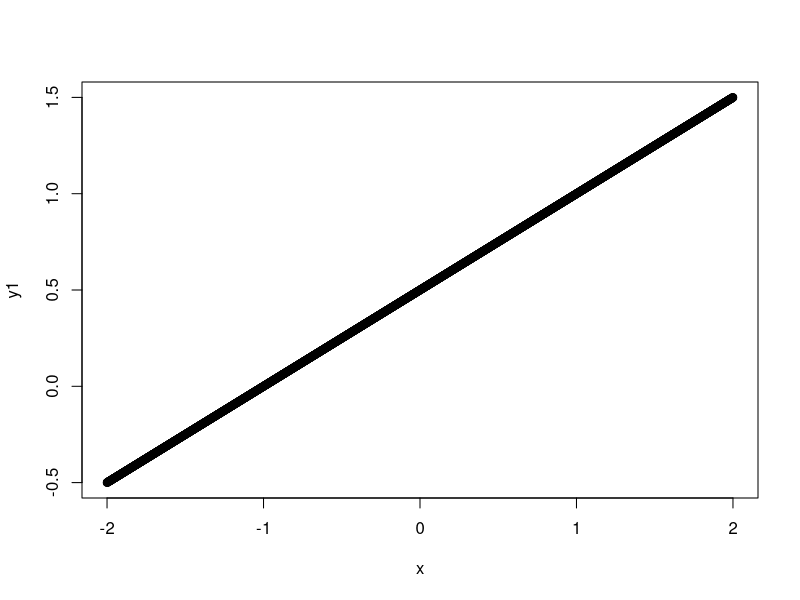
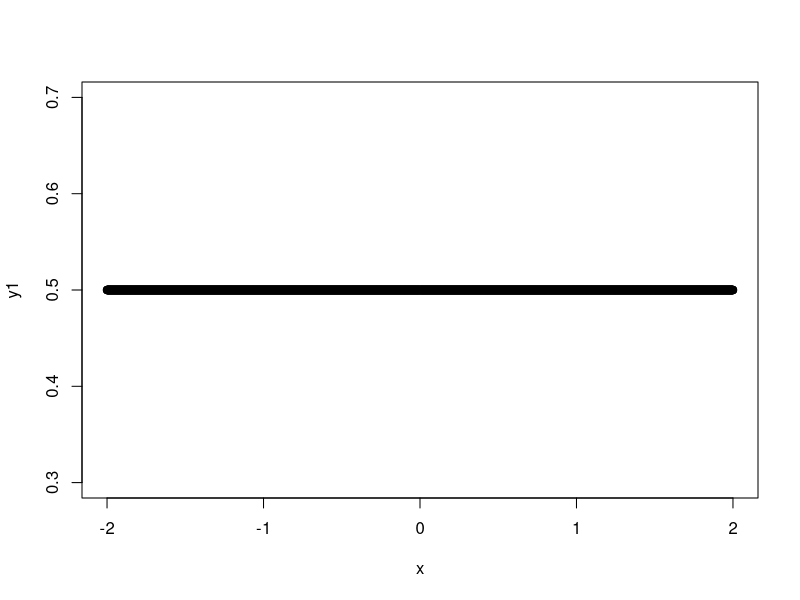
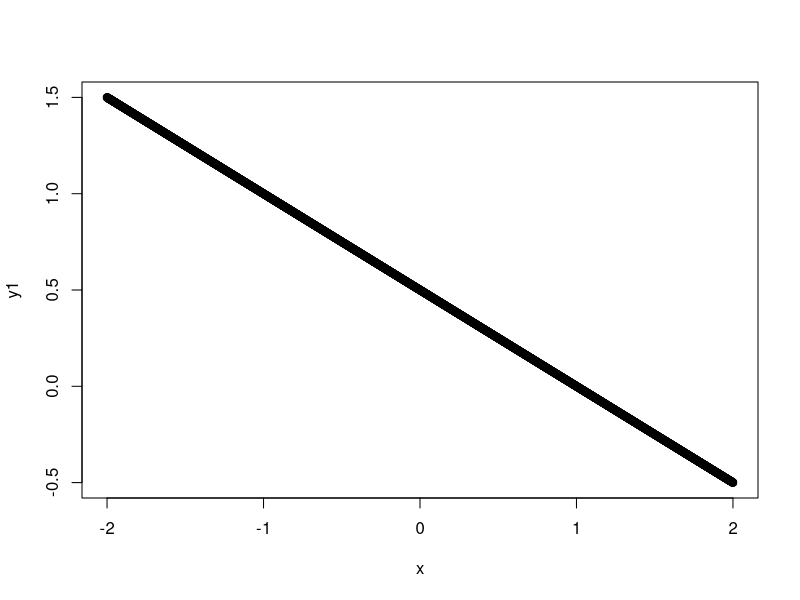

Reproduce these figures in R, in order.
#Part(a):
x<- seq(-2,2,0.001);
y1<- (x+1)/2
plot(y1~x)

#Part(b):
x<- seq(-2,2,0.001);
y1<- 1/2*(x/x)
plot(y1~x)

#Part(c):
x<- seq(-2,2,0.001);
y1<- (-x+1)/2
plot(y1~x)